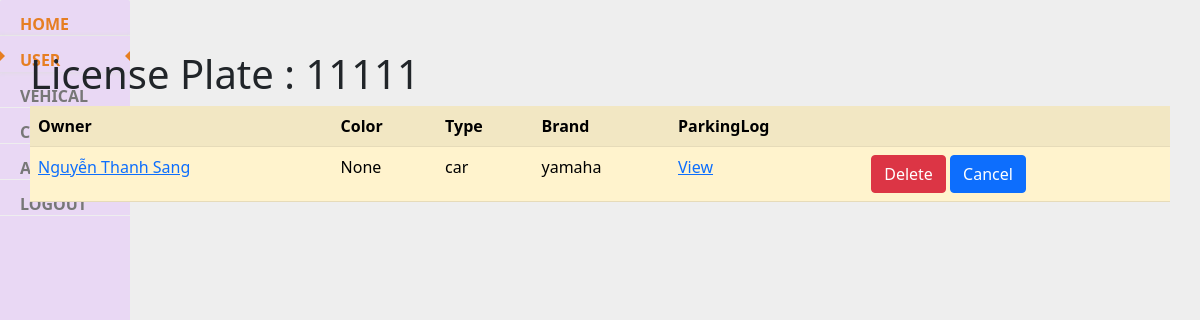
The app's page /parkingmanage/vehicle/1 (signed in) with its own data.
### parkingmanage/models.py (models this page shows, shortened)
class Vehicle(models.Model):
    licensePlate = models.TextField(max_length=10)
    color = models.TextField(max_length=255, null=True)
    type = models.TextField(max_length=255, null=True)
    brand = models.TextField(max_length=255, null=True)
    user = models.ForeignKey(User,
                            on_delete=models.CASCADE,
                            blank=True,
                            null=False)

class User(models.Model):
    code = models.TextField(max_length=10)
    name = models.TextField(max_length=255, null=True)
    phone = models.CharField(max_length=10, validators=[RegexValidator(r'^\d{1,10}$')], null=True)
    email = models.EmailField(blank=False, null=True)
    address = models.TextField(blank=True, null=True)
    def get_absolute_url(self) :
        return reverse('detail' ,kwargs = {"id" : self.id})

### parkingmanage/views.py (the view)
# urls.py: path('vehicle/<int:id>', detail_view_vehicle, name='detail_vehicle'),
def detail_view_vehicle(request, id):
    mode = 'none'
    if request.session['username'] is None:
        return render(request, 'login.html', { 'display': 'none' })
    usertype = request.session['usertype']
    if usertype == 'Administrator' or usertype == 'Manager':
        mode = 'block'
    vehicle = get_object_or_404(Vehicle, id=id)
    context = {
        'mode': mode,
        'vehicle': vehicle
    }
    return render(request, 'vehicledetail.html', context)

### parkingmanage/templates/vehicledetail.html
{% extends 'base.html' %}
{% block content %}
    <h1> License Plate : {{ vehicle.licensePlate | default:'None'}}</h1>
    <table class="table table-striped table-hover; table-warning">
        <thred>
            <th>Owner</th>
            <th>Color</th>
            <th>Type</th>
            <th>Brand</th>
            <th>ParkingLog</th>
            <th></th>
        </thred>
        <body>
            <tr>
                <td> <a href= "{{vehicle.user.get_absolute_url}}" >{{vehicle.user.name}}</a></td>
                <td>{{vehicle.color}}</td>
                <td>{{vehicle.type}}</td>
                <td>{{vehicle.brand}}
                </td>
                <td><a href= "{% url 'view_log' vehicle.id%}"> View </a></td>
                <td>
                    <a href="{% url 'delete' user.id%}" class="btn btn-danger"> Delete </a>
                    <a href="{{ request.META.HTTP_REFERER }}" class="btn btn-primary"> Cancel </a>
                </td>
            </tr>
        </body>
    </table>
{% endblock %}

### records on screen
Vehicle: licensePlate "11111", user.name "Nguyễn Thanh Sang", color "None", type "car", brand "yamaha"
